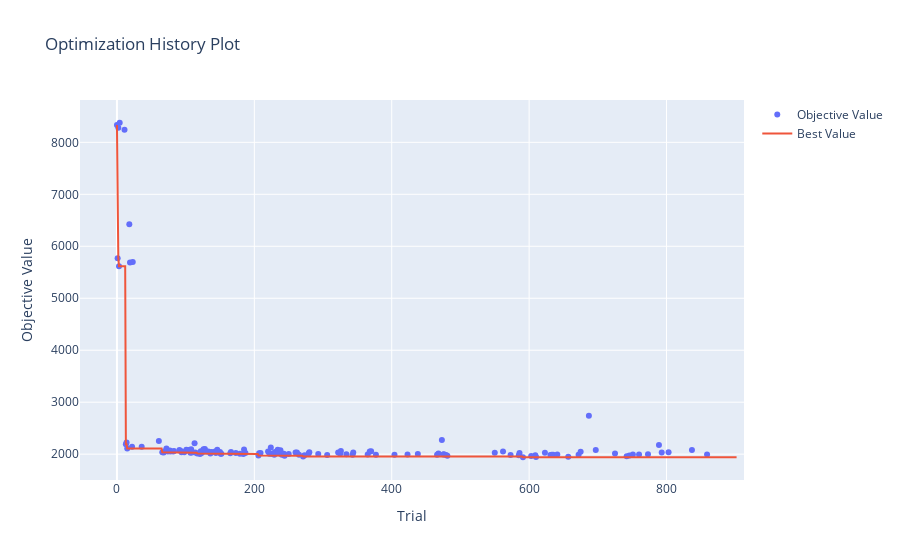

Notebook code cell kept with this figure:
### Markdown cell above
1. Gráfico de historial de optimización

### Code cell
from optuna.visualization import plot_optimization_history

# grafico historial
plot_optimization_history(study)

### Figure 1 — Plotly figure (JSON) as saved in the notebook; plotly's stock layout.template omitted (floating-point values rounded to 4 significant figures; data arrays with more than 128 entries replaced by an {"elided": "..."} marker saying what was removed)
{"data": [{"mode": "markers", "name": "Objective Value", "type": "scatter", "x": {"elided": "139 int values"}, "y": {"elided": "139 float values"}}, {"mode": "lines", "name": "Best Value", "type": "scatter", "x": {"elided": "903 int values"}, "y": {"elided": "903 float values"}}, {"marker": {"color": "#cccccc"}, "mode": "markers", "name": "Infeasible Trial", "showlegend": false, "type": "scatter", "x": [], "y": []}], "layout": {"title": {"text": "Optimization History Plot"}, "xaxis": {"title": {"text": "Trial"}}, "yaxis": {"title": {"text": "Objective Value"}}}}
